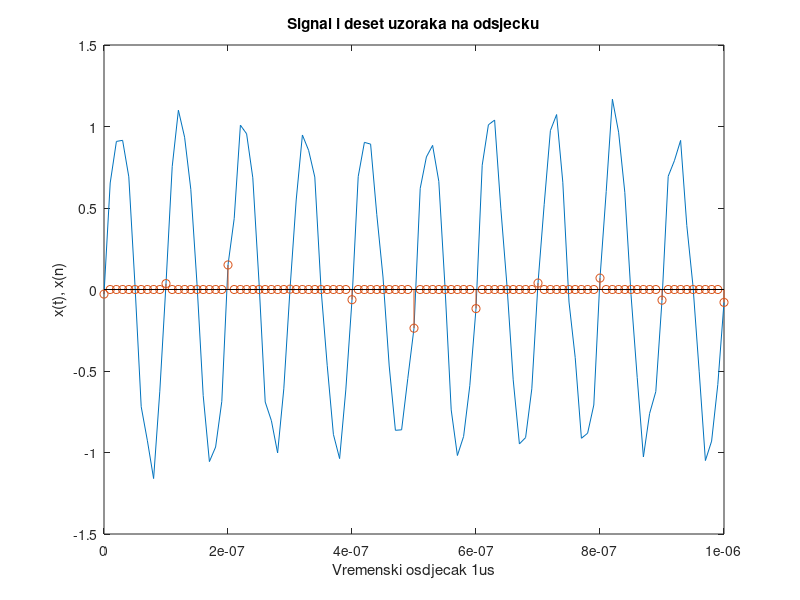

MATLAB code to generate this figure:
%% Mjerenje signala - testni primjer

f = 5e6;                        % frekvencija 5 MHz
T = 1/f;                        % period
kut = 2*pi/3;                   % fazni pomak

t = 0:1e-8:1e-6;
x = sin(2*pi*f*t + kut);
x = awgn(x, 20);                % SNR = 20dB
plot(t, x);
xlabel('Vremenski osdjecak 1us');

comb = zeros(1, 101);
for i=1:10:101
    comb(i) = x(i);
end
hold on;
stem(t, comb);
ylabel('x(t), x(n)');
title('Signal i deset uzoraka na odsjecku');
hold off;

%% Mjerenje signala - 15 signala razlicitih faznih pomaka za svaku od 15 frekvencija

f = linspace(5e6, 10e6, 15);            % 15 frekvencija od 5 MHz do 10 MHz
faza = linspace(0, 2*pi, 15);           % 15 faznih pomaka od 0 rad do 2pi rad
t = 0:1e-8:1e-6;

X = zeros(15,101,15);                   % frekvencija x vrijeme x faza
C = zeros(15,101,15);

for i = 1:15                            % iterator frekvencije
    for j = 1:15                        % iterator faze
        X(i,:,j) = awgn(sin(2*pi*f(i)*t + faza(j)), 20);
        for k = 1:10:101
            C(i,k,j) = X(i,k,j);
        end
    end
end

%% Mjerenje signala - prikaz rezultata mjerenja 15x15 (225) signala

for i = 1:15
    for j = 1:15
        plot(t, X(i,:,j));
        hold on
        stem(t, C(i,:,j));
        hold off
        ylabel('x(t), x(n)');
        xlabel('Vremenski osdjecak 1us');
        title('Signal i deset uzoraka na odsjecku');
        pause;                                                   % iteracija se nastavlja s ENTER, prekida s CTRL+C
        msg = sprintf('Frekvencija: %f | Faza: %f', f(i), faza(j));
        disp(msg);
    end
end

%% Kovarijancijska matrica
% Za svaki skup signala jedne frekvencije izracunaj mean (mu) i kov. matricu (sigma)

for i = 1:15                % iterator frekvencije

    sigma(:,:,i) = zeros(length(t), length(t));
    mu(:,i) = mean(C(i,:,:), 3);
    
    for k = 1:size(C, 3)              % iterator faze
        
       sigma(:,:,i) = sigma(:,:,i) + ((((C(i,:,k)-mu(:,i))))*(C(i,:,k)-mu(:,i))');
        
    end
    
    sigma(:,:,i) = sigma(:,:,i)./size(C, 3);
    
end

%% PCA, svojstveni vektori/vrijednosti

for i = 1:size(sigma, 3)
    
    [V(:,:,i),D(:,:,i)] = eig(sigma(:,:,i));
    
end

%% Zajednicka kovarijancijska matrica

sigma_un = (1./size(sigma, 3))*sum(sigma,3);
sigma_un = (1/2)*(sigma_un + sigma_un');
[V_un, D_un] = eig(sigma_un);

%% Mjerna matrica

M = 10;
phi = (V_un(:, end-M+1:end)');

%% Rekonstrukcija











